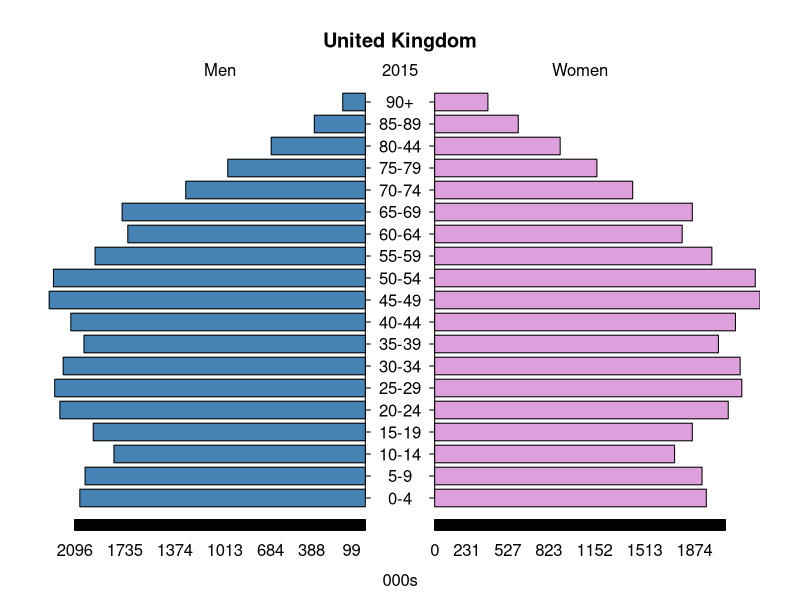

Here is the R script that generated this plot:
## ---- chunk 1
Men <- c(2059, 2021, 1813, 1962, 2203, 2240, 2179, 2029, 2124,
    2280, 2249, 1949, 1713, 1754, 1295, 992, 679, 368, 163)
Women <- c(1959, 1928, 1730, 1858, 2117, 2215, 2203, 2046, 2169,
    2346, 2312, 1999, 1785, 1858, 1428, 1170, 905, 603, 384)
agelab <- c("0-4","5-9","10-14","15-19","20-24","25-29","30-34",
  "35-39","40-44","45-49","50-54","55-59","60-64","65-69","70-74",
  "75-79","80-44","85-89", "90+")
## ---- chunk 2
library(plotrix); par(mar = pyramid.plot(Men, Women, gap = 250,  
   lxcol = "steelblue", rxcol = "plum", unit = "000s", labels = agelab,
   main = "United Kingdom", top.labels = c("Men", "2015", "Women")))
